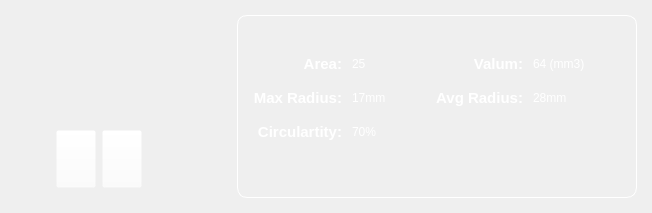
                  <widget class="QFrame" name="report_single_pellet_frame">
                   <property name="styleSheet">
                    <string notr="true">#report_single_pellet_frame{
border: 1px solid rgb(12, 80, 139);
border-radius: 10px;
background-color: rgb(6, 76, 130);

}

QLabel{
	color:#ffffff;
}</string>
                   </property>
                   <layout class="QHBoxLayout" name="horizontalLayout_29">
                    <property name="leftMargin">
                     <number>15</number>
                    </property>
                    <property name="topMargin">
                     <number>15</number>
                    </property>
                    <property name="rightMargin">
                     <number>15</number>
                    </property>
                    <property name="bottomMargin">
                     <number>15</number>
                    </property>
                    <item>
                     <layout class="QVBoxLayout" name="verticalLayout_13">
                      <property name="topMargin">
                       <number>12</number>
                      </property>
                      <item>
                       <widget class="QLabel" name="label_48">
                        <property name="styleSheet">
                         <string notr="true">max-width: 400px;
max-height: 400px;</string>
                        </property>
                        <property name="text">
                         <string/>
                        </property>
                        <property name="pixmap">
                         <pixmap resource="Assets.qrc">:/assets/Assets/images/camera-error-500.png</pixmap>
                        </property>
                        <property name="alignment">
                         <set>Qt::AlignCenter</set>
                        </property>
                       </widget>
                      </item>
                      <item>
                       <widget class="QFrame" name="horizontalFrame_3">
                        <property name="styleSheet">
                         <string notr="true">
QPushButton{
	background-color: rgba(255, 255, 255, 0 );
	min-width: 0px;
	min-height: 50px;
}</string>
                        </property>
                        <layout class="QHBoxLayout" name="horizontalLayout_30">
                         <property name="leftMargin">
                          <number>1</number>
                         </property>
                         <property name="topMargin">
                          <number>13</number>
                         </property>
                         <item>
                          <spacer name="horizontalSpacer_49">
                           <property name="orientation">
                            <enum>Qt::Horizontal</enum>
                           </property>
                           <property name="sizeHint" stdset="0">
                            <size>
                             <width>40</width>
                             <height>20</height>
                            </size>
                           </property>
                          </spacer>
                         </item>
                         <item>
                          <widget class="QPushButton" name="pushButton_4">
                           <property name="cursor">
                            <cursorShape>PointingHandCursor</cursorShape>
                           </property>
                           <property name="text">
                            <string/>
                           </property>
                           <property name="icon">
                            <iconset resource="Assets.qrc">
                             <normaloff>:/assets/Assets/icons/icons8-previous-white-50.png</normaloff>:/assets/Assets/icons/icons8-previous-white-50.png</iconset>
                           </property>
                           <property name="iconSize">
                            <size>
                             <width>50</width>
                             <height>50</height>
                            </size>
                           </property>
                          </widget>
                         </item>
                         <item>
                          <widget class="QPushButton" name="pushButton_5">
                           <property name="cursor">
                            <cursorShape>PointingHandCursor</cursorShape>
                           </property>
                           <property name="text">
                            <string/>
                           </property>
                           <property name="icon">
                            <iconset resource="Assets.qrc">
                             <normaloff>:/assets/Assets/icons/icons8-next-white-50.png</normaloff>:/assets/Assets/icons/icons8-next-white-50.png</iconset>
                           </property>
                           <property name="iconSize">
                            <size>
                             <width>50</width>
                             <height>50</height>
                            </size>
                           </property>
                          </widget>
                         </item>
                         <item>
                          <spacer name="horizontalSpacer_48">
                           <property name="orientation">
                            <enum>Qt::Horizontal</enum>
                           </property>
                           <property name="sizeHint" stdset="0">
                            <size>
                             <width>40</width>
                             <height>20</height>
                            </size>
                           </property>
                          </spacer>
                         </item>
                        </layout>
                       </widget>
                      </item>
                     </layout>
                    </item>
                    <item>
                     <spacer name="horizontalSpacer_47">
                      <property name="orientation">
                       <enum>Qt::Horizontal</enum>
                      </property>
                      <property name="sizeType">
                       <enum>QSizePolicy::Maximum</enum>
                      </property>
                      <property name="sizeHint" stdset="0">
                       <size>
                        <width>40</width>
                        <height>20</height>
                       </size>
                      </property>
                     </spacer>
                    </item>
                    <item>
                     <widget class="QGroupBox" name="signle_pellet_info_groupbox">
                      <property name="styleSheet">
                       <string notr="true">#signle_pellet_info_groupbox{
	border: 1px solid #ffffff;
	border-radius: 10px;
	padding: 5px;
}</string>
                      </property>
                      <layout class="QGridLayout" name="gridLayout_14">
                       <item row="2" column="0">
                        <widget class="QLabel" name="label_51">
                         <property name="styleSheet">
                          <string notr="true">font-size: 15px;
font-weight: bold;
color: #ffffff;
margin: 5px 0px;</string>
                         </property>
                         <property name="text">
                          <string>Max Radius:</string>
                         </property>
                         <property name="alignment">
                          <set>Qt::AlignRight|Qt::AlignTrailing|Qt::AlignVCenter</set>
                         </property>
                        </widget>
                       </item>
                       <item row="4" column="0">
                        <spacer name="verticalSpacer_4">
                         <property name="orientation">
                          <enum>Qt::Vertical</enum>
                         </property>
                         <property name="sizeHint" stdset="0">
                          <size>
                           <width>20</width>
                           <height>40</height>
                          </size>
                         </property>
                        </spacer>
                       </item>
                       <item row="1" column="3">
                        <widget class="QLabel" name="label_55">
                         <property name="styleSheet">
                          <string notr="true">font-size: 15px;
font-weight: bold;
color: #ffffff;
margin: 5px 0px;</string>
                         </property>
                         <property name="text">
                          <string>Valum:</string>
                         </property>
                         <property name="alignment">
                          <set>Qt::AlignRight|Qt::AlignTrailing|Qt::AlignVCenter</set>
                         </property>
                        </widget>
                       </item>
                       <item row="2" column="3">
                        <widget class="QLabel" name="label_53">
                         <property name="styleSheet">
                          <string notr="true">font-size: 15px;
font-weight: bold;
color: #ffffff;
margin: 5px 0px;</string>
                         </property>
                         <property name="text">
                          <string>Avg Radius:</string>
                         </property>
                         <property name="alignment">
                          <set>Qt::AlignRight|Qt::AlignTrailing|Qt::AlignVCenter</set>
                         </property>
                        </widget>
                       </item>
                       <item row="3" column="1">
                        <widget class="QLabel" name="label_58">
                         <property name="text">
                          <string>70%</string>
                         </property>
                        </widget>
                       </item>
                       <item row="2" column="4">
                        <widget class="QLabel" name="label_54">
                         <property name="text">
                          <string>28mm</string>
                         </property>
                        </widget>
                       </item>
                       <item row="1" column="4">
                        <widget class="QLabel" name="label_56">
                         <property name="text">
                          <string>64 (mm3)</string>
                         </property>
                        </widget>
                       </item>
                       <item row="2" column="5">
                        <spacer name="horizontalSpacer_39">
                         <property name="orientation">
                          <enum>Qt::Horizontal</enum>
                         </property>
                         <property name="sizeHint" stdset="0">
                          <size>
                           <width>40</width>
                           <height>20</height>
                          </size>
                         </property>
                        </spacer>
                       </item>
                       <item row="3" column="0">
                        <widget class="QLabel" name="label_57">
                         <property name="styleSheet">
                          <string notr="true">font-size: 15px;
font-weight: bold;
color: #ffffff;
margin: 5px 0px;</string>
                         </property>
                         <property name="text">
                          <string>Circulartity:</string>
                         </property>
                         <property name="alignment">
                          <set>Qt::AlignRight|Qt::AlignTrailing|Qt::AlignVCenter</set>
                         </property>
                        </widget>
                       </item>
                       <item row="2" column="1">
                        <widget class="QLabel" name="label_52">
                         <property name="text">
                          <string>17mm</string>
                         </property>
                        </widget>
                       </item>
                       <item row="2" column="2">
                        <spacer name="horizontalSpacer_38">
                         <property name="orientation">
                          <enum>Qt::Horizontal</enum>
                         </property>
                         <property name="sizeType">
                          <enum>QSizePolicy::Maximum</enum>
                         </property>
                         <property name="sizeHint" stdset="0">
                          <size>
                           <width>40</width>
                           <height>20</height>
                          </size>
                         </property>
                        </spacer>
                       </item>
                       <item row="1" column="1">
                        <widget class="QLabel" name="label_50">
                         <property name="text">
                          <string>25</string>
                         </property>
                        </widget>
                       </item>
                       <item row="1" column="0">
                        <widget class="QLabel" name="label_49">
                         <property name="styleSheet">
                          <string notr="true">font-size: 15px;
font-weight: bold;
color: #ffffff;
margin: 5px 0px;</string>
                         </property>
                         <property name="text">
                          <string>Area:</string>
                         </property>
                         <property name="alignment">
                          <set>Qt::AlignRight|Qt::AlignTrailing|Qt::AlignVCenter</set>
                         </property>
                        </widget>
                       </item>
                       <item row="0" column="0">
                        <spacer name="verticalSpacer_16">
                         <property name="orientation">
                          <enum>Qt::Vertical</enum>
                         </property>
                         <property name="sizeType">
                          <enum>QSizePolicy::Expanding</enum>
                         </property>
                         <property name="sizeHint" stdset="0">
                          <size>
                           <width>20</width>
                           <height>20</height>
                          </size>
                         </property>
                        </spacer>
                       </item>
                      </layout>
                     </widget>
                    </item>
                   </layout>
                  </widget>
